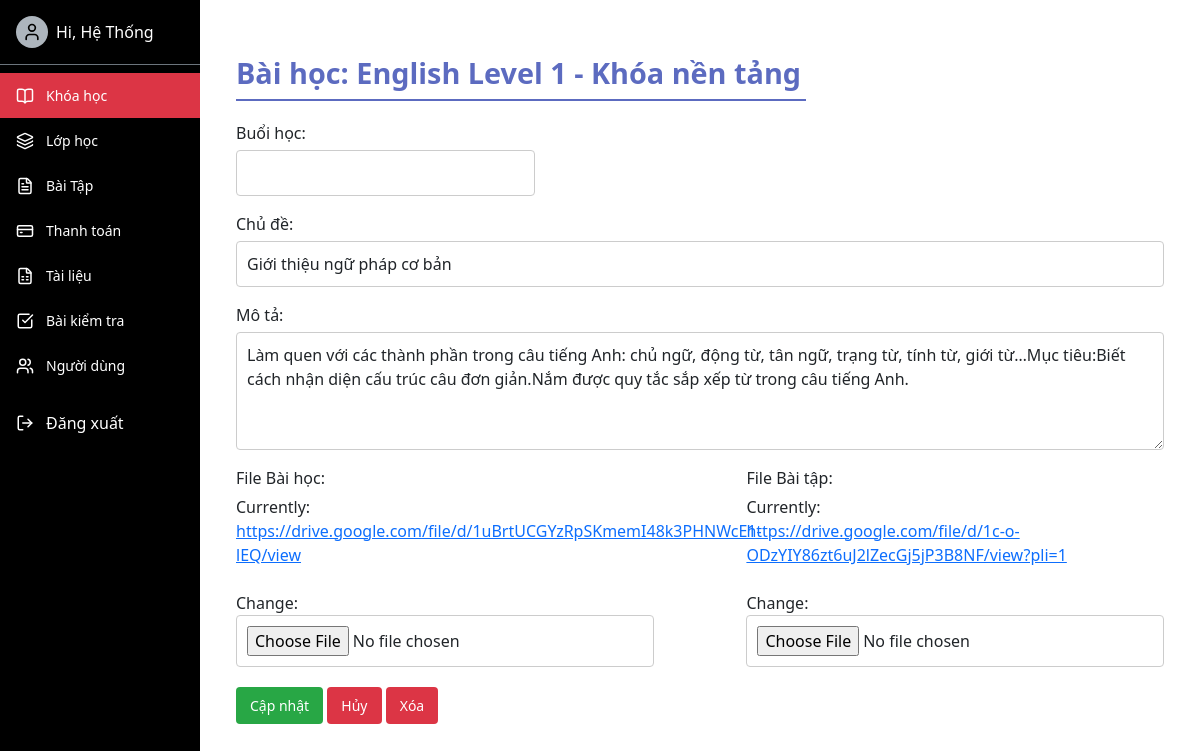
The app's page /course_admin/ql_khoahoc/1/lesson/1/ (signed in), older data.
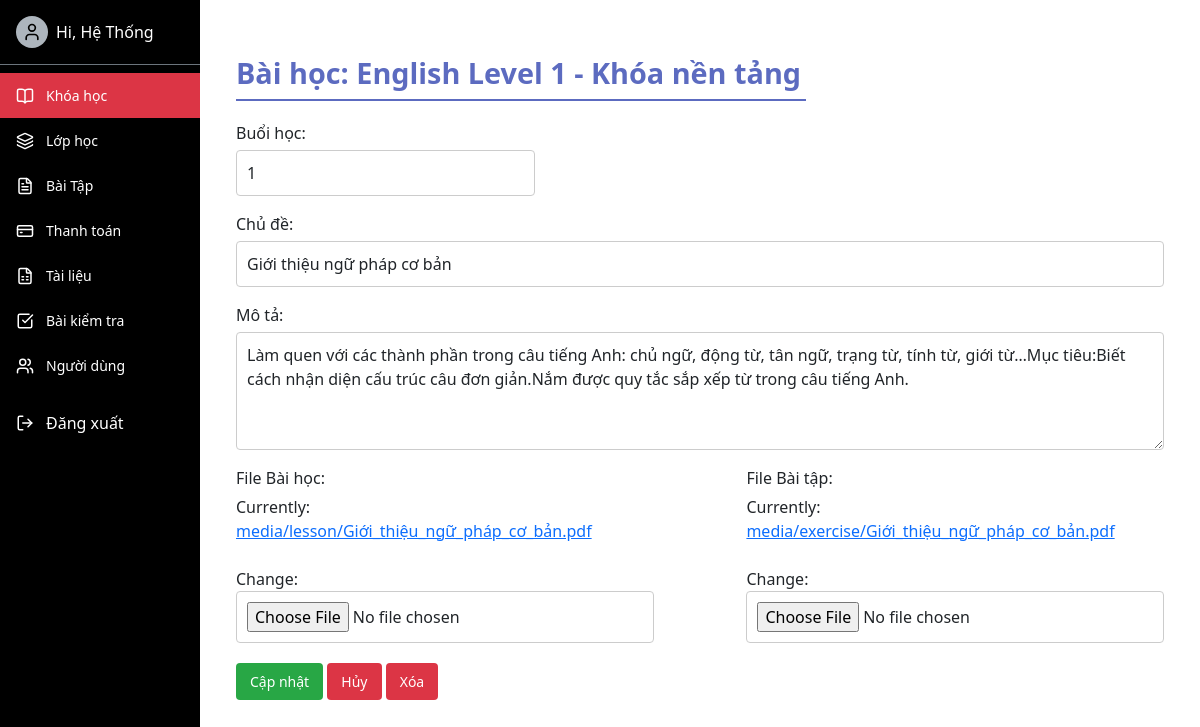
The same page, newer data.
### english/models.py (models this page shows, shortened)
class LESSON(models.Model):
    lesson_id = models.AutoField(primary_key=True)
    lesson_file = models.FileField(upload_to="media/lesson", max_length=200)  # Thay FileField bằng URLField
    exercise_file = models.FileField(upload_to="media/exercise", max_length=200)  # Thay FileField bằng URLField
    lesson_name = models.CharField(max_length=100, default="chua co")
    description = models.TextField(null=True, blank=True)
    course = models.ForeignKey(COURSE, on_delete=models.CASCADE)
    session_number = models.CharField(max_length=100, null=True)
    class Meta:
        db_table = 'LESSON'

### course_admin/views.py (the view)
# urls.py: path('ql_khoahoc/<int:course_id>/lesson/<int:lesson_id>/',views.view_lesson,name='view_lesson'),
@login_required
@user_passes_test(is_admin)
def view_lesson(request, course_id=None, lesson_id=None):
    course = get_object_or_404(COURSE, pk=course_id)
    lesson = get_object_or_404(LESSON, pk=lesson_id) if lesson_id else None
    if request.method == 'POST':
        if 'delete' in request.POST and lesson:
            lesson.delete()
            messages.success(request, "Xóa bài học thành công!")
            return redirect('admin_xemkhoahoc', course_id=course.pk)
        form = LessonForm(request.POST, request.FILES, instance=lesson)
        if form.is_valid():
            lesson = form.save(commit=False)
            lesson.course = course
            lesson.save()
            messages.success(request, "Cập nhật bài học thành công!")
            return redirect('admin_xemkhoahoc', course_id=course.pk)
        else:
            messages.error(request, form.errors.as_text())
            print(form.errors)
    else:
        form = LessonForm(instance=lesson)
    return render(request, 'lesson_admin_detail.html', {
        'course': course,
        'form': form,
        'lesson': lesson,
    })

### course_admin/forms.py
class LessonForm(forms.ModelForm):
    lesson_name = forms.CharField(
        max_length=100,
        label='Chủ đề',
        widget=forms.TextInput(attrs={'class': 'form-control'}),
        required=True
    )
    description = forms.CharField(
        label='Mô tả',
        widget=forms.Textarea(attrs={'class': 'form-control', 'rows': 4}),
        required=True
    )
    session_number = forms.CharField(
        label='Buổi học',
        widget=forms.TextInput(attrs={'class': 'form-control'}),
        required=True
    )
    lesson_file = forms.FileField(
        label='File Bài học',
        required=True
    )
    exercise_file = forms.FileField(
        label='File Bài tập',
        required=True
    )
    class Meta:
        model = LESSON
        fields = [ 'session_number','lesson_name', 'description','lesson_file', 'exercise_file']  # các trường chính của LESSON

### english/views.py (called while the page is built)
def is_admin(user):
    return user.groups.filter(name='Admin').exists()

### course_admin/templates/lesson_admin_detail.html (shortened to what this page needs)
{% extends 'base-admin.html' %}
{% block content %}
<div class="container" style=" margin:20px auto;">
  <h2>Bài học: {{ course.course_name }}</h2>
  <form method="post" enctype="multipart/form-data">
    <div class="course-overview">
      <div class="form-group">
        {{ form.session_number.label_tag }}
        {{ form.session_number }}
      </div>
      <div class="form-group" id="lessonNameGroup">
        {{ form.lesson_name.label_tag }}
        {{ form.lesson_name }}
      </div>
      <div class="form-group" id="descriptionGroup">
        {{ form.description.label_tag }}
        {{ form.description }}
      </div>
      <div style="grid-column: 1 / 4; width: 100%; display: flex; justify-content: space-between;">
        <div class="form-group" style="width: 45%;">
          {{ form.lesson_file.label_tag }}
          {{ form.lesson_file }}
        </div>
        <div class="form-group" style="width: 45%;">
          {{ form.exercise_file.label_tag }}
          {{ form.exercise_file }}
        </div>
      </div>
    </div>
    <button type="submit" class="btn save-btn">{% if lesson %} Cập nhật {% else %} Thêm mới {% endif %}</button>
    <a href="{% url 'admin_xemkhoahoc' course.course_id %}" class="btn delete-btn">Hủy</a>
    {% if lesson %}
        <button type="submit" name="delete" class="btn btn-danger" onclick="return confirm('Bạn có chắc chắn muốn xóa bài học này?');">Xóa</button>
    {% endif %}
  </form>
</div>
{% endblock %}

Row changes from the older to the newer data that the page shows:
changed LESSON "Giới thiệu ngữ pháp cơ bản": session_number (not shown) → "1"
Text that changed along with them:
text no longer shown: "Currently: https://drive.google.com/file/d/1uBrtUCGYzRpSKmemI48k3PHNWcE1-lEQ/view Change: Currently: https://drive.google.com/file/d/1c-o-ODzYIY86zt6uJ2lZecGj5jP3B8NF/view?pli=1 Change:"
text now shown: "Currently: media/lesson/Giới_thiệu_ngữ_pháp_cơ_bản.pdf Change: Currently: media/exercise/Giới_thiệu_ngữ_pháp_cơ_bản.pdf Change:"
